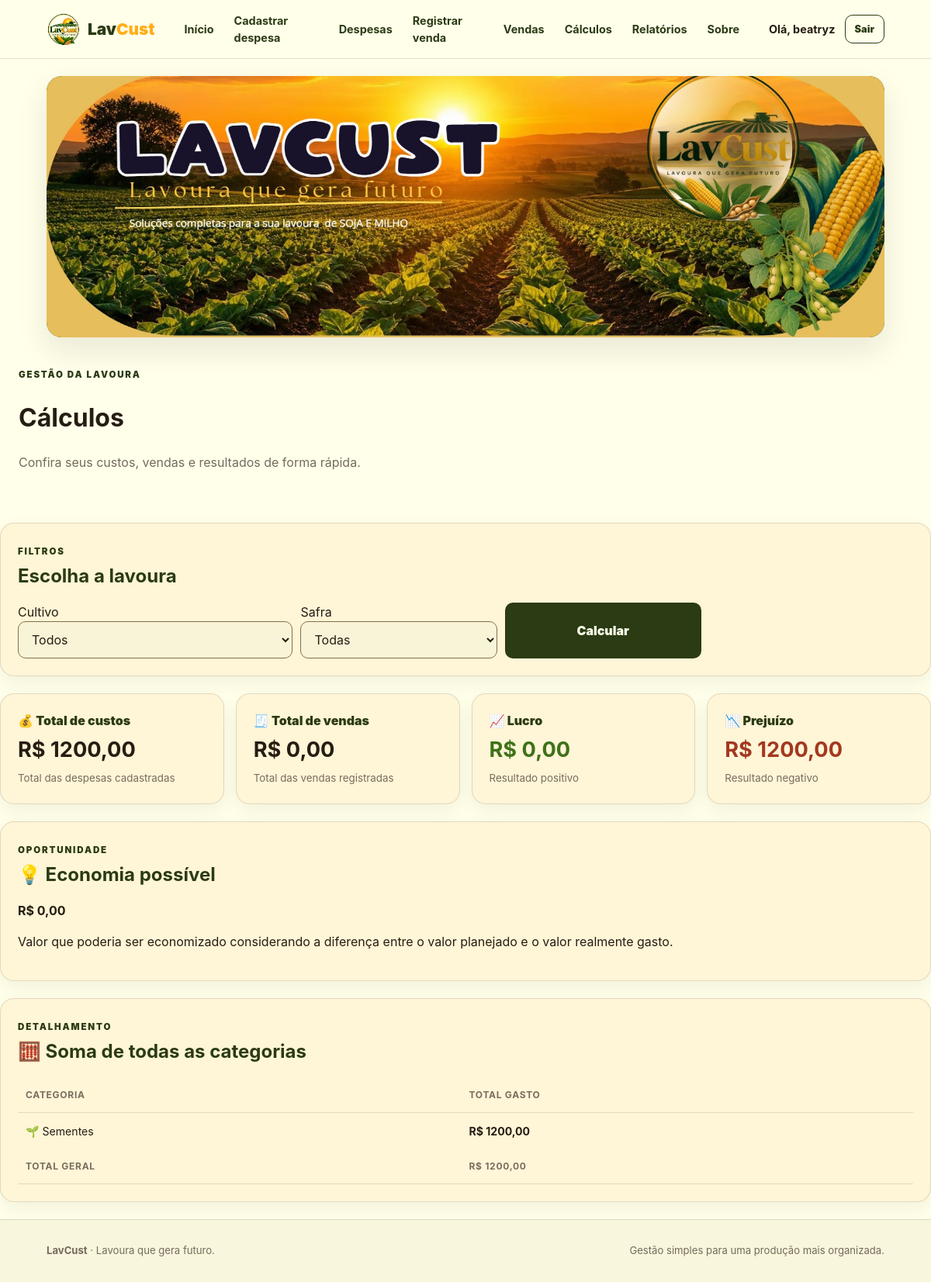
The app's page /calculos (signed in) with its own data.
### tables this page shows
CREATE TABLE users (
        id INTEGER PRIMARY KEY AUTOINCREMENT,
        name TEXT NOT NULL,
        email TEXT NOT NULL UNIQUE,
        password_hash TEXT NOT NULL,
        created_at TEXT NOT NULL
    );

CREATE TABLE expenses (
        id INTEGER PRIMARY KEY AUTOINCREMENT,
        user_id INTEGER NOT NULL,
        culture TEXT NOT NULL CHECK(culture IN ('Soja','Milho')),
        harvest TEXT NOT NULL,
        category TEXT NOT NULL,
        description TEXT,
        amount REAL NOT NULL CHECK(amount >= 0),
        planned_amount REAL NOT NULL DEFAULT 0 CHECK(planned_amount >= 0),
        expense_date TEXT NOT NULL,
        created_at TEXT NOT NULL,
        FOREIGN KEY(user_id) REFERENCES users(id) ON DELETE CASCADE
    );

### app.py (the view)
@app.route("/calculos")
@login_required
def calculos():
    uid = session["user_id"]
    culture = request.args.get("culture", "").strip()
    harvest = request.args.get("harvest", "").strip()
    conn = get_db()
    where_e = "user_id=?"
    params_e = [uid]
    where_s = "user_id=?"
    params_s = [uid]
    if culture in CULTURES:
        where_e += " AND culture=?"
        params_e.append(culture)
        where_s += " AND culture=?"
        params_s.append(culture)
    if harvest:
        where_e += " AND harvest=?"
        params_e.append(harvest)
        where_s += " AND harvest=?"
        params_s.append(harvest)
    totals = conn.execute(f"""
        SELECT
            COALESCE((SELECT SUM(amount)
                      FROM expenses
                      WHERE {where_e}), 0) AS expenses,

            COALESCE((SELECT SUM(total)
                      FROM sales
                      WHERE {where_s}), 0) AS sales,

            COALESCE((SELECT SUM(
                CASE
                    WHEN planned_amount > amount
                    THEN planned_amount - amount
                    ELSE 0
                END)
                FROM expenses
                WHERE {where_e}), 0) AS savings
    """, params_e + params_s + params_e).fetchone()
    categories = conn.execute(f"""
        SELECT
            category,
            ROUND(SUM(amount), 2) AS total
        FROM expenses
        WHERE {where_e}
        GROUP BY category
        ORDER BY total DESC
    """, params_e).fetchall()
    harvests = [
        row["harvest"]
        for row in conn.execute("""
            SELECT harvest FROM (
                SELECT DISTINCT harvest
                FROM expenses
                WHERE user_id=?

                UNION

                SELECT DISTINCT harvest
                FROM sales
                WHERE user_id=?
            )
            ORDER BY harvest DESC
        """, (uid, uid)).fetchall()
    ]
    conn.close()
    expenses = float(totals["expenses"])
    sales = float(totals["sales"])
    result = sales - expenses
    profit = result if result > 0 else 0
    loss = abs(result) if result < 0 else 0
    return render_template(
    "calculos.html",
    totals=totals,
    categories=categories,
    harvests=harvests,
    cultures=CULTURES,
    result=result,
    profit=profit,
    loss=loss,
    filters={
        "culture": culture,
        "harvest": harvest
    }
)

### app.py (called while the page is built)
def get_db():
    conn = sqlite3.connect(DB_PATH)
    conn.row_factory = sqlite3.Row
    conn.execute("PRAGMA foreign_keys = ON")
    return conn

def login_required(view):
    @wraps(view)
    def wrapped(*args, **kwargs):
        if "user_id" not in session:
            flash("Faça login para acessar o sistema.", "warning")
            return redirect(url_for("login"))
        return view(*args, **kwargs)
    return wrapped

def current_user():
    if "user_id" not in session:
        return None
    conn = get_db()
    user = conn.execute("SELECT id, name, email FROM users WHERE id=?", (session["user_id"],)).fetchone()
    conn.close()
    return user

@app.context_processor
def inject_globals():
    return {"current_user": current_user(), "categories": CATEGORIES, "cultures": CULTURES}

### templates/calculos.html (shortened to what this page needs)
{% extends "base.html" %}
{% block content %}
<div class="calculos-page">
    <div>
        <span class="eyebrow">GESTÃO DA LAVOURA</span>
        <h1>Cálculos</h1>
        <p class="muted">
            Confira seus custos, vendas e resultados de forma rápida.
        </p>
    </div>
</div>
<div class="panel">
    <div class="panel-heading">
        <div>
            <span class="eyebrow">FILTROS</span>
            <h2>Escolha a lavoura</h2>
        </div>
    </div>
    <form method="get" class="filters">
        <label>
            Cultivo
            <select name="culture">
                <option value="">Todos</option>
            </select>
        </label>
        <label>
            Safra
            <select name="harvest">
                <option value="">Todas</option>
            </select>
        </label>
        <button class="btn btn-primary" type="submit">
            Calcular
        </button>
    </form>
</div>
<div class="quick-grid">
    <div class="quick-card">
        <span>💰 Total de custos</span>
        <b>R$ {{ "%.2f"|format(totals.expenses)|replace(".", ",") }}</b>
        <small>Total das despesas cadastradas</small>
    </div>
    <div class="quick-card">
        <span>🧾 Total de vendas</span>
        <b>R$ {{ "%.2f"|format(totals.sales)|replace(".", ",") }}</b>
        <small>Total das vendas registradas</small>
    </div>
    <div class="quick-card">
        <span>📈 Lucro</span>
        <b class="positive">
            R$ {{ "%.2f"|format(profit)|replace(".", ",") }}
        </b>
        <small>Resultado positivo</small>
    </div>
    <div class="quick-card">
        <span>📉 Prejuízo</span>
        <b class="negative">
            R$ {{ "%.2f"|format(loss)|replace(".", ",") }}
        </b>
        <small>Resultado negativo</small>
    </div>
</div>
<div class="panel">
    <div class="panel-heading">
        <div>
            <span class="eyebrow">OPORTUNIDADE</span>
            <h2>💡 Economia possível</h2>
        </div>
    </div>
    <div class="calculo-destaque">
        <strong>
            R$ {{ "%.2f"|format(totals.savings)|replace(".", ",") }}
        </strong>
        <p>
            Valor que poderia ser economizado considerando a diferença
            entre o valor planejado e o valor realmente gasto.
        </p>
    </div>
</div>
<div class="panel">
    <div class="panel-heading">
        <div>
            <span class="eyebrow">DETALHAMENTO</span>
            <h2>🧮 Soma de todas as categorias</h2>
        </div>
    </div>
    {% if categories %}
    <div class="table-wrap">
        <table>
            <thead>
                <tr>
                    <th>Categoria</th>
                    <th>Total gasto</th>
                </tr>
            </thead>
            <tbody>
                {% for category in categories %}
                <tr>
                    <td>
                        {% if category.category == "Sementes" %}
                            🌱
                        {% elif category.category == "Fertilizantes" %}
                            🧪
                        {% elif category.category == "Defensivos" %}
                            🛡️
                        {% elif category.category == "Combustível" %}
                            ⛽
                        {% elif category.category == "Mão de obra" %}
                            👷
                        {% else %}
                            📦
                        {% endif %}
                        {{ category.category }}
                    </td>
                    <td>
                        <strong>
                            R$ {{ "%.2f"|format(category.total)|replace(".", ",") }}
                        </strong>
                    </td>
                </tr>
                {% endfor %}
            </tbody>
            <tfoot>
                <tr>
                    <th>TOTAL GERAL</th>
                    <th>
                        R$ {{ "%.2f"|format(totals.expenses)|replace(".", ",") }}
                    </th>
                </tr>
            </tfoot>
        </table>
    </div>
    {% endif %}
</div>
{% endblock %}

### templates/base.html (shortened to what this page needs)
<!doctype html>
<html lang="pt-BR">
<head>
  <link rel="stylesheet" href="{{ url_for('static', filename='style.css') }}">
</head>
<body>
<header class="topbar">
  <a class="brand" href="{{ url_for('index') }}">
    <img src="{{ url_for('static', filename='logo_lavcust.png') }}" alt="Logo LavCust">
    <span>Lav<span>Cust</span></span>
  </a>
  {% if current_user %}
  <nav class="nav">
    <a href="{{ url_for('dashboard') }}">Início</a>
    <a href="{{ url_for('nova_despesa') }}">Cadastrar despesa</a>
    <a href="{{ url_for('despesas') }}">Despesas</a>
    <a href="{{ url_for('nova_venda') }}">Registrar venda</a>
    <a href="{{ url_for('vendas') }}">Vendas</a>
    <a href="{{ url_for('calculos') }}">Cálculos</a>
    <a href="{{ url_for('relatorios') }}">Relatórios</a>
    <a href="{{ url_for('sobre') }}">Sobre</a>
  </nav>
  <div class="user-area">
    <span class="user-name">Olá, {{ current_user['name'].split()[0] }}</span>
    <a class="btn btn-outline small" href="{{ url_for('logout') }}">Sair</a>
  </div>
  {% else %}
  <nav class="nav public-nav">
    <a href="{{ url_for('sobre') }}">Sobre</a>
    <a class="btn btn-outline small" href="{{ url_for('login') }}">Entrar</a>
    <a class="btn btn-gold small" href="{{ url_for('cadastro') }}">Criar conta</a>
  </nav>
  {% endif %}
</header>
<main>
  {% if current_user and request.endpoint not in ['login','cadastro'] %}
    <div class="banner-wrap">
      <img class="site-banner" src="{{ url_for('static', filename='banner_lavcust.png') }}" alt="Lavoura de soja e milho — LavCust">
    </div>
  {% endif %}
  <div class="container flash-area">
  </div>
  {% block content %}{% endblock %}
</main>
<footer class="footer">
  <div><strong>LavCust</strong> · Lavoura que gera futuro.</div>
  <div>Gestão simples para uma produção mais organizada.</div>
</footer>
</body>
</html>

### static/style.css (style rules this page uses)
:root { --green: #2b3b14; --gold: #FFAE17; --cream: #FFFFEA; --brown: #261D12; --soft: #A1A680; --beige: #857047; --gold2: #E6BF5C; --black: #000; --white: #fff; --line: rgba(38, 29, 18, .13); --shadow: 0 16px 40px rgba(38, 29, 18, .10); }
* { box-sizing: border-box }
html { scroll-behavior: smooth }
body { margin: 0; background: var(--cream); color: var(--brown); font-family: Inter, ui-sans-serif, system-ui, -apple-system, "Segoe UI", sans-serif; line-height: 1.5 }
a { color: var(--green); text-decoration: none }
button, input, select, textarea { font: inherit }
button { cursor: pointer }
.topbar { height: 76px; background: rgba(255, 255, 234, .96); backdrop-filter: blur(12px); display: flex; align-items: center; padding: 0 5%; gap: 28px; border-bottom: 1px solid var(--line); position: sticky; top: 0; z-index: 20 }
.brand { display: flex; align-items: center; gap: 9px; font-weight: 900; color: var(--green); font-size: 1.3rem; white-space: nowrap }
.brand img { width: 44px; height: 44px; object-fit: contain }
.brand span span { color: var(--gold) }
.nav { display: flex; gap: 6px; align-items: center; flex: 1 }
.nav a { padding: 9px 10px; font-weight: 700; font-size: .9rem }
.user-area { display: flex; align-items: center; gap: 12px }
.user-name { font-weight: 700; font-size: .9rem }
.container { width: min(1180px, 90%); margin: auto }
.banner-wrap { width: min(1180px, 90%); margin: 22px auto 0; overflow: hidden; border-radius: 20px; box-shadow: var(--shadow); background: var(--green) }
.site-banner { display: block; width: 100%; height: auto }
.eyebrow { font-size: .72rem; letter-spacing: .16em; font-weight: 900; color: var(--green) }
.muted { color: #756b5d }
.btn { display: inline-flex; align-items: center; justify-content: center; border: 0; border-radius: 10px; padding: 12px 18px; font-weight: 900; transition: .2s; gap: 8px }
.btn-primary { background: var(--green); color: var(--cream) }
.btn-outline { background: transparent; border: 1px solid var(--green); color: var(--green) }
.btn.small { padding: 8px 12px; font-size: .8rem }
.flash-area { padding-top: 14px }
.feature, .quick-card, .stat-card, .panel { background: #fff2d0be; border: 1px solid var(--line); border-radius: 18px; box-shadow: 0 8px 24px rgba(38, 29, 18, .06) }
input, select, textarea { width: 100%; border: 1px solid var(--beige); border-radius: 10px; padding: 12px 13px; background: #f8f4d8; color: var(--brown); outline: none }
.positive { color: #3e7218 !important }
.negative { color: #a33820 !important }
.quick-grid { display: grid; grid-template-columns: repeat(4, 1fr); gap: 15px; margin: 22px 0 }
.quick-card { padding: 22px; display: flex; flex-direction: column; gap: 6px; transition: .2s }
.quick-card b { font-size: 1.7rem }
.quick-card span { font-weight: 900; color: var(--green) }
.quick-card small { color: #776d5e }
.panel { padding: 22px; margin-bottom: 22px }
.panel-heading { display: flex; justify-content: space-between; align-items: center; margin-bottom: 16px; gap: 10px }
.panel-heading h2 { margin: 4px 0 0; color: var(--green) }
.table-wrap { overflow-x: auto }
table { width: 100%; border-collapse: collapse; min-width: 720px }
th, td { text-align: left; padding: 13px 10px; border-bottom: 1px solid var(--line); font-size: .88rem }
th { font-size: .75rem; text-transform: uppercase; letter-spacing: .06em; color: #786e5e }
tr:last-child td { border-bottom: 0 }
.filters { display: grid; grid-template-columns: 1.4fr 1fr 1fr 1fr auto; gap: 10px }
.footer { padding: 30px 5%; border-top: 1px solid var(--line); display: flex; justify-content: space-between; color: #756b5d; font-size: .82rem; background: #f8f6dc }
.calculos-page { max-width: 1200px; margin: 0 auto; padding: 20px 24px 50px; }

### records on screen
users: name "beatryz"
expenses: category "Sementes", total "1200,00"

### other values on screen
{{ "%.2f"|format(totals.expenses)|replace(".", ",") }} "1200,00"
{{ "%.2f"|format(totals.sales)|replace(".", ",") }} "0,00"
{{ "%.2f"|format(profit)|replace(".", ",") }} "0,00"
{{ "%.2f"|format(loss)|replace(".", ",") }} "1200,00"
{{ "%.2f"|format(totals.savings)|replace(".", ",") }} "0,00"
